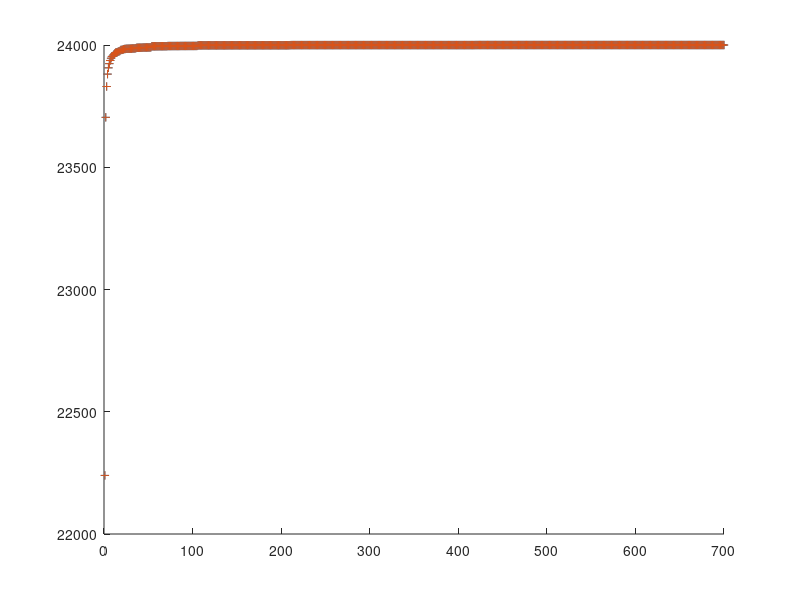

Recreate this plot in MATLAB.
#load c1.txt
#load c2.txt
#load c3.txt
#load c4.txt
#load dataset.txt
load Errors.txt

figure (1);
hold on
#plot(c1(:,1),c1(:,2),"+")
#plot(c2(:,1),c2(:,2),"+")
#plot(c3(:,1),c3(:,2),"+")
#lot(c4(:,1),c4(:,2),"+")
plot(Errors(:,2),Errors(:,1),"+")
hold off

figure (1);
hold on
#plot(c1(:,1),c1(:,2),"+")
#plot(c2(:,1),c2(:,2),"+")
#plot(c3(:,1),c3(:,2),"+")
#lot(c4(:,1),c4(:,2),"+")
plot(Errors(:,2),Errors(:,1),"+")
hold off
